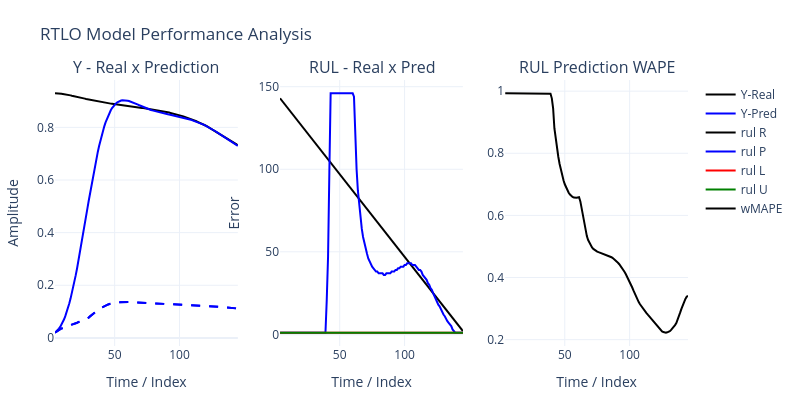

Notebook code cell kept with this figure:
### Code cell
nI,nR,nO,N1,N2,N3,τ,mode= params
X,Y = PrepareData(sig,nI,nO,mode)
rnn = RTLO(nI,nR,nO,[N1,N2,N3],τ,mode)
print(rnn.BS)
#rnn.act='relu'
rnn.ref = len(sig)-nI
for i in range(len(X[:])):
    rnn.PredRulIntr2(x=X[i],maxRul=len(sig),lim=0.75,store=True,show=False)
    #rnn.PredRul(X[i],maxRul=len(sig),lim=0.75,store=True)
    rnn.fit(X[i],Y[i],store=True,start=0,show=False)
print(rnn.εM,rnn.εR)  
PlotPredErrorPLY(rnn,w=800,h=400)

### Figure 1 — Plotly figure (JSON) as saved in the notebook; plotly's stock layout.template omitted (floating-point values rounded to 4 significant figures; data arrays with more than 128 entries replaced by an {"elided": "..."} marker saying what was removed)
{"data": [{"line": {"color": "black"}, "name": "Y-Real", "type": "scatter", "x": {"elided": "142 float values"}, "xaxis": "x", "y": {"elided": "142 float values"}, "yaxis": "y"}, {"line": {"color": "blue"}, "name": "Y-Pred", "type": "scatter", "x": {"elided": "142 float values"}, "xaxis": "x", "y": {"elided": "142 float values"}, "yaxis": "y"}, {"line": {"color": "blue", "dash": "dash"}, "name": "y-Lower", "showlegend": false, "type": "scatter", "x": {"elided": "142 float values"}, "xaxis": "x", "y": {"elided": "142 float values"}, "yaxis": "y"}, {"line": {"color": "blue", "dash": "dash"}, "name": "y-Upper", "showlegend": false, "type": "scatter", "x": {"elided": "142 float values"}, "xaxis": "x", "y": {"elided": "142 float values"}, "yaxis": "y"}, {"line": {"color": "black"}, "name": "rul R", "showlegend": true, "type": "scatter", "x": {"elided": "142 float values"}, "xaxis": "x2", "y": {"elided": "142 float values"}, "yaxis": "y2"}, {"line": {"color": "blue"}, "name": "rul P", "showlegend": true, "type": "scatter", "x": {"elided": "142 float values"}, "xaxis": "x2", "y": {"elided": "142 float values"}, "yaxis": "y2"}, {"line": {"color": "red"}, "name": "rul L", "showlegend": true, "type": "scatter", "x": {"elided": "142 float values"}, "xaxis": "x2", "y": {"elided": "142 float values"}, "yaxis": "y2"}, {"line": {"color": "green"}, "name": "rul U", "showlegend": true, "type": "scatter", "x": {"elided": "142 float values"}, "xaxis": "x2", "y": {"elided": "142 float values"}, "yaxis": "y2"}, {"line": {"color": "black"}, "name": "wMAPE", "showlegend": true, "type": "scatter", "x": {"elided": "142 float values"}, "xaxis": "x3", "y": {"elided": "142 float values"}, "yaxis": "y3"}], "layout": {"annotations": [{"font": {"size": 16}, "showarrow": false, "text": "Y - Real x Prediction", "x": 0.1444, "xanchor": "center", "xref": "paper", "y": 1, "yanchor": "bottom", "yref": "paper"}, {"font": {"size": 16}, "showarrow": false, "text": "RUL - Real x Pred", "x": 0.5, "xanchor": "center", "xref": "paper", "y": 1, "yanchor": "bottom", "yref": "paper"}, {"font": {"size": 16}, "showarrow": false, "text": "RUL Prediction WAPE", "x": 0.8556, "xanchor": "center", "xref": "paper", "y": 1, "yanchor": "bottom", "yref": "paper"}], "height": 400, "margin": {"b": 40, "l": 40, "r": 40, "t": 80}, "showlegend": true, "title": {"text": "RTLO Model Performance Analysis"}, "width": 800, "xaxis": {"anchor": "y", "domain": [0, 0.2889], "title": {"text": "Time / Index"}}, "xaxis2": {"anchor": "y2", "domain": [0.3556, 0.6444], "title": {"text": "Time / Index"}}, "xaxis3": {"anchor": "y3", "domain": [0.7111, 1], "title": {"text": "Time / Index"}}, "yaxis": {"anchor": "x", "domain": [0, 1], "title": {"text": "Amplitude"}}, "yaxis2": {"anchor": "x2", "domain": [0, 1], "title": {"text": "Error"}}, "yaxis3": {"anchor": "x3", "domain": [0, 1]}}}
